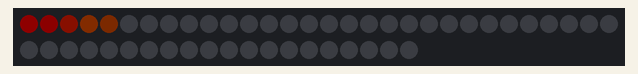
This sketch was run on a simulated Arduino Uno, built with avr-gcc and run on an emulated ATmega328P. Parts: 50 RGB LEDs in strip order, left to right, continuing on the next row. Dim RGB values are drawn brighter than linear; the strip is taken to match the declared colour order.

Above: at 0.18 s.
At 2.44 s:
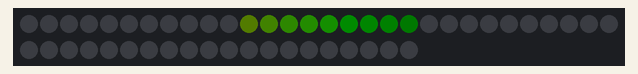
At 8.67 s:
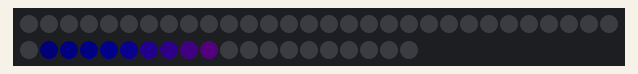
At 15.59 s:
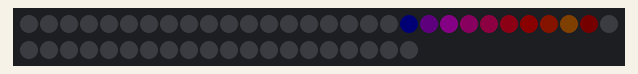
At 23.34 s:
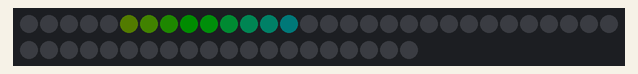
At 30.9 s:
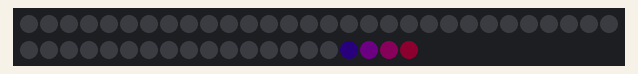

The sketch:

testding.ino
```cpp
#include <Adafruit_NeoPixel.h>
#include <math.h>
#include <TimeLib.h>
#define PIN 6
#define NUMPIXELS 50
#define NUMFRAMES 450
#define FPS 60
Adafruit_NeoPixel pixels(NUMPIXELS, PIN, NEO_RGB + NEO_KHZ800);
long frameCount = 1;
#define BLACK pixels.Color(0,0,0)

time_t THETIME = 1735092968; // yeag need to change ever so often
double points = 1.0;

typedef struct {
    double r;       // a fraction between 0 and 1
    double g;       // a fraction between 0 and 1
    double b;       // a fraction between 0 and 1
} rgb;

typedef struct {
    double h;       // angle in degrees
    double s;       // a fraction between 0 and 1
    double v;       // a fraction between 0 and 1
} hsv;

void setup() {
	// Serial.begin(9600);
	pixels.begin();
	//Serial.begin(9600);
	setTime(THETIME);
}

void loop() {
	pixels.clear();

	double t = fmod((1.0 * frameCount) / (1.0 * NUMFRAMES), 1.0);
	double p = mapd(period(t), 0, 1, 0, NUMPIXELS);
	int hr = hour();
	int strength = 16 <= hr && hr <= 23 ? 150 : 0 <= hr && hr <= 7 ? 15 : 0;

	for (int n = 0; n < NUMPIXELS; ++n) {
		// color shenanigans
		hsv myHSV;
		myHSV.h = fmod(mapd(n, 0, (1/points) * NUMPIXELS, 0, 360),360);
		myHSV.s = 1; myHSV.v = 1;
		rgb myRGB = hsv2rgb(myHSV);
		uint32_t myColor = rgbToColor(myRGB, strength);

		// distance whatever
		int size = 10;
		double dist = absd(n-p);
		double val = constraind(mapd(dist, 0, size/2, 1, 0),0,1);
		pixels.setPixelColor(n, lerpColor(val, BLACK, myColor));

	}

	pixels.show();
	if (frameCount % NUMFRAMES == 0) points = fmod(points+1, 5);
	frameCount++;
	// delay(1000.0 / FPS);

}
```

functions.ino
```cpp
double constraind(double p, double a, double b) {
	return p < a ? a : p > b ? b : p;
}

double mapd(double p, double a1, double a2, double b1, double b2) {
	return (p - a1) * (b2 - b1) / (a2 - a1) + b1;
}

double absd(double p) {
	return p < 0 ? -p : p;
}

double period(double p) {
	return -0.5 * cos(TWO_PI * p) + 0.5;
}

uint32_t lerpColor(double p, uint32_t c1, uint32_t c2) {
	// extract color values (RGB) with shifting and mask it with 0xFF aka an unsigned 8bit integer
	// color value basically looks like this methinks: 0000 0000 RRRR RRRR GGGG GGGG BBBB BBBB
	// could also use Red(), Green(), Blue() but doing it this way teaches me how it works
	uint8_t r[2] = {(c1 >> 16) & 0xFF, (c2 >> 16) & 0xFF};
	uint8_t g[2] = {(c1 >> 8)  & 0xFF, (c2 >> 8)  & 0xFF};
	uint8_t b[2] = { c1        & 0xFF,  c2        & 0xFF};

	// return the mapped
	return pixels.Color((uint8_t) (mapd(p, 0, 1, r[0], r[1])),
						(uint8_t) (mapd(p, 0, 1, g[0], g[1])),
						(uint8_t) (mapd(p, 0, 1, b[0], b[1])));
}

// hsv to rgb and rgb to hsv
// taken from
// https://stackoverflow.com/questions/3018313/algorithm-to-convert-rgb-to-hsv-and-hsv-to-rgb-in-range-0-255-for-both

hsv rgb2hsv(rgb in)
{
    hsv         out;
    double      min, max, delta;

    min = in.r < in.g ? in.r : in.g;
    min = min  < in.b ? min  : in.b;

    max = in.r > in.g ? in.r : in.g;
    max = max  > in.b ? max  : in.b;

    out.v = max;                                // v
    delta = max - min;
    if (delta < 0.00001)
    {
        out.s = 0;
        out.h = 0; // undefined, maybe nan?
        return out;
    }
    if( max > 0.0 ) { // NOTE: if Max is == 0, this divide would cause a crash
        out.s = (delta / max);                  // s
    } else {
        // if max is 0, then r = g = b = 0
        // s = 0, h is undefined
        out.s = 0.0;
        out.h = NAN;                            // its now undefined
        return out;
    }
    if( in.r >= max )                           // > is bogus, just keeps compilor happy
        out.h = ( in.g - in.b ) / delta;        // between yellow & magenta
    else
    if( in.g >= max )
        out.h = 2.0 + ( in.b - in.r ) / delta;  // between cyan & yellow
    else
        out.h = 4.0 + ( in.r - in.g ) / delta;  // between magenta & cyan

    out.h *= 60.0;                              // degrees

    if( out.h < 0.0 )
        out.h += 360.0;

    return out;
}

rgb hsv2rgb(hsv in)
{
    double      hh, p, q, t, ff;
    long        i;
    rgb         out;

    if(in.s <= 0.0) {       // < is bogus, just shuts up warnings
        out.r = in.v;
        out.g = in.v;
        out.b = in.v;
        return out;
    }
    hh = in.h;
    if(hh >= 360.0) hh = 0.0;
    hh /= 60.0;
    i = (long)hh;
    ff = hh - i;
    p = in.v * (1.0 - in.s);
    q = in.v * (1.0 - (in.s * ff));
    t = in.v * (1.0 - (in.s * (1.0 - ff)));

    switch(i) {
    case 0:
        out.r = in.v;
        out.g = t;
        out.b = p;
        break;
    case 1:
        out.r = q;
        out.g = in.v;
        out.b = p;
        break;
    case 2:
        out.r = p;
        out.g = in.v;
        out.b = t;
        break;

    case 3:
        out.r = p;
        out.g = q;
        out.b = in.v;
        break;
    case 4:
        out.r = t;
        out.g = p;
        out.b = in.v;
        break;
    case 5:
    default:
        out.r = in.v;
        out.g = p;
        out.b = q;
        break;
    }
    return out;
}

uint32_t rgbToColor(rgb col, int strength) {
	return pixels.Color(col.r*strength, col.g*strength, col.b*strength);
}
```
